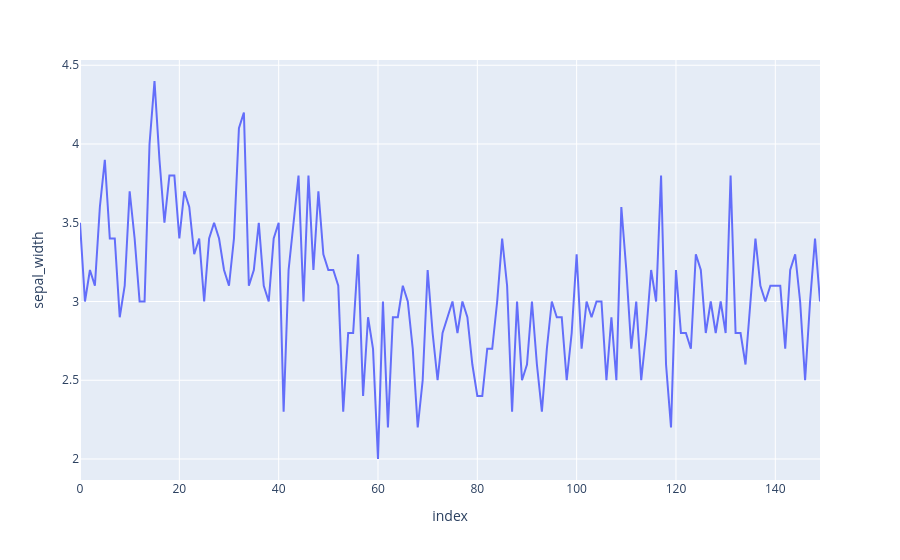

This figure's notebook cell:
### Markdown cell above
1. Line Plot
2. Bar Plot
3. Scatter Plot
4. Historgram Plit
5. Box Plot

### Code cell
import plotly.express as px

df = px.data.iris()

fig = px.line(df, y="sepal_width",)

fig.show()

### Figure 1 — Plotly figure (JSON) as saved in the notebook; plotly's stock layout.template omitted (floating-point values rounded to 4 significant figures; data arrays with more than 128 entries replaced by an {"elided": "..."} marker saying what was removed)
{"data": [{"hovertemplate": "index=%{x}<br>sepal_width=%{y}<extra></extra>", "legendgroup": "", "line": {"color": "#636efa", "dash": "solid"}, "marker": {"symbol": "circle"}, "mode": "lines", "name": "", "orientation": "v", "showlegend": false, "type": "scatter", "x": {"elided": "150 int values"}, "xaxis": "x", "y": {"elided": "150 float values"}, "yaxis": "y"}], "layout": {"legend": {"tracegroupgap": 0}, "margin": {"t": 60}, "xaxis": {"anchor": "y", "domain": [0, 1], "title": {"text": "index"}}, "yaxis": {"anchor": "x", "domain": [0, 1], "title": {"text": "sepal_width"}}}}
